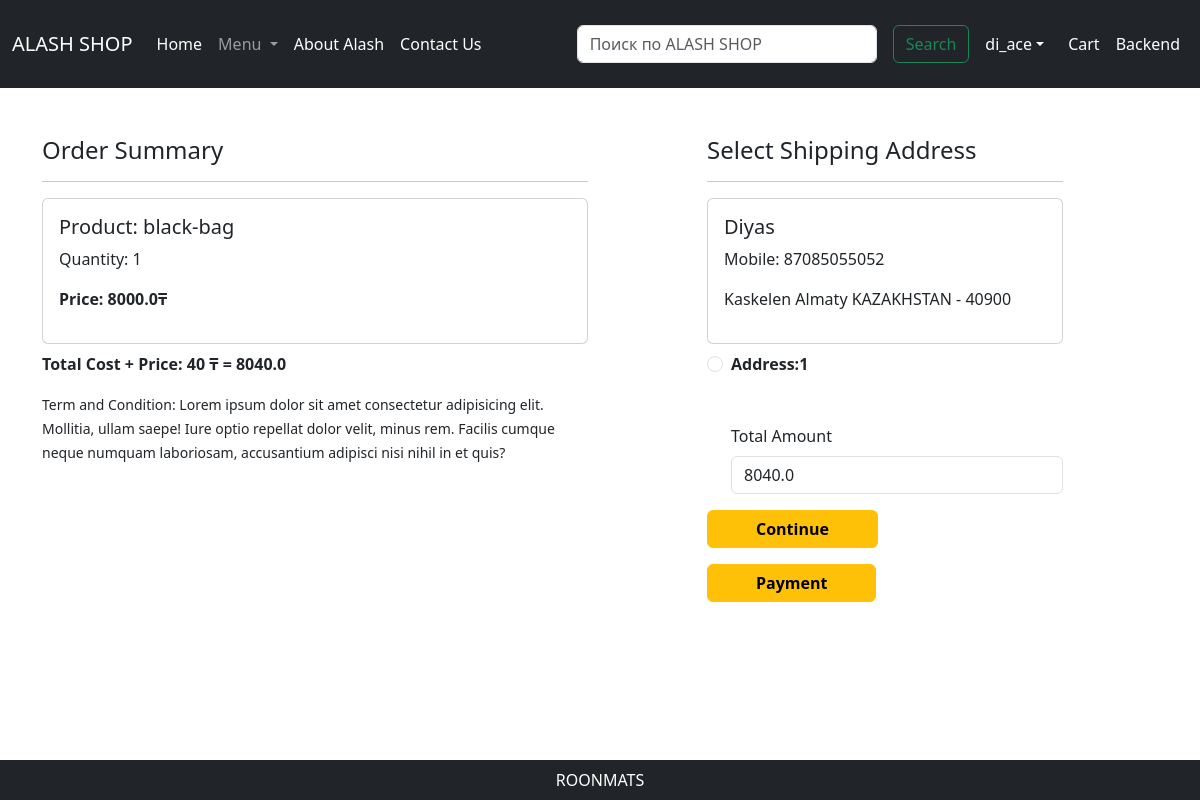
The page /checkout/ (signed in) on the database its author committed.
### app/models.py (models this page shows, shortened)
class Cart(models.Model):
    user = models.ForeignKey(User,on_delete=models.CASCADE)
    product = models.ForeignKey(Product, on_delete=models.CASCADE)
    quantity = models.PositiveIntegerField(default=1)

class Product(models.Model):
    title = models.CharField(max_length=100)
    selling_price = models.FloatField()
    discounted_price = models.FloatField()
    description = models.TextField()
    composition = models.TextField(default='')
    prodapp = models.TextField(default='')
    category = models.CharField(choices=CATEGORY_CHOICES,max_length=2)
    product_image = models.ImageField(upload_to='product')

class Customer(models.Model):
    user = models.ForeignKey(User,on_delete=models.CASCADE)
    name = models.CharField(max_length=200)
    locality = models.CharField(max_length=200)
    city = models.CharField(max_length=50)
    mobile = models.IntegerField(default=0)
    zipcode = models.IntegerField()
    state = models.CharField(choices=STATE_CHOICES,max_length=100)

### app/views.py (the view, shortened to what this page needs)
# urls.py: path('checkout/', views.checkout.as_view(), name='checkout'),
class checkout(View):
    def get(self, request):
        user = request.user
        add = Customer.objects.filter(user=user)
        cart_items = Cart.objects.filter(user=user)
        famount = 0
        for p in cart_items:
            value = p.quantity * p.product.discounted_price
            famount = famount + value
        totalamount = famount + 40
        razoramount = int(totalamount*100)
        client = razorpay.Client(auth=(settings.RAZOR_KEY_ID, settings.RAZOR_KEY_SECRET))
        data = {"amount":razoramount,"currency":"INR", "receipt":"order_rcptid_12"}
        payment_response = client.order.create(data=data)
        print(payment_response)
        order_id = payment_response['id']
        order_status = payment_response['status']
        return render(request, 'app/checkout.html', locals())

### app/templates/app/checkout.html (shortened to what this page needs)
{% extends 'app/base.html' %}
{% load static %}
{% block main-content %}
<div class="container">
  <div class="row mt-5">
    <div class="col-sm-6">
      <h4>Order Summary</h4>
      <hr>
      {% for item in cart_items %}
      <div class="card mb-2">
        <div class="card-body">
          <h5>Product: {{item.product.title}}</h5>
          <p>Quantity: {{item.quantity}}</p>
          <p class="fw-bold">Price: {{item.product.discounted_price}}₸</p>
        </div>
      </div>
      {% endfor %}
      <p class="fw-bold">Total Cost + Price: 40 ₸ = {{totalamount}}</p>
      <small>Term and Condition: Lorem ipsum dolor sit amet consectetur adipisicing elit. Mollitia, ullam saepe! Iure optio repellat dolor velit, minus rem. Facilis cumque neque numquam laboriosam, accusantium adipisci nisi nihil in et quis?</small>
    </div>
    <div class="col-sm-4 offset-sm-1">
      <h4>Select Shipping Address</h4> <hr>
      <form method="post" id="myform">
        {% for ad in add %}
        <div class="card">
          <div class="card-body">
            <h5>{{ad.name}}</h5>
            <p>Mobile: {{ad.mobile}}</p>
            <p>{{ad.locality}} {{ad.city}} {{ad.state}} - {{ad.zipcode}}</p>
          </div> </div> <div class="form-check mt-2 mb-5">
        <input class="form-check-input" type="radio" name="custid" id="custadd{{forloop.counter}}" value="{{ad.id}}">
        <label class="form-check-label fw-bold" for="custadd{{forloop.counter}}"> Address:{{forloop.counter}} </label>
        </div>
        {% endfor %}
        <div class="form-check mb-3">
          <label for="totamount" class="form-label">Total Amount</label>
          <input type="number" class="form-control" name="totamount" value={{totalamount}} readonly>
        </div>
        </form>
    </div>
    <button type="submit" class="btn btn-warning px-5 fw-bold">Continue</button>
    <button id = 'rzp-button1' type="submit" class="btn btn-warning mt-3 px-5 fw-bold">Payment</button>
</div>
</div>
{% endblock main-content %}

### app/templates/app/base.html (shortened to what this page needs)
<!DOCTYPE html>
{% load static %}
<html lang="en">
<head>
  <link rel="stylesheet" href="{% static 'app/css/owl.carousel.min.css' %}" />
  <link rel="stylesheet" href="{% static 'app/css/all.min.css' %}" />
  <link rel="stylesheet" href="{% static 'app/css/style.css' %}" />
  <link href="https://cdn.jsdelivr.net/npm/bootstrap@5.3.0-alpha3/dist/css/bootstrap.min.css" rel="stylesheet">
</head>
<body>
  <nav class="navbar navbar-expand-lg navbar-dark bg-dark">
    <div class="container-fluid">
      <a class="navbar-brand" href="#">ALASH SHOP</a>
      <div class="collapse navbar-collapse" id="navbarSupportedContent">
        <ul class="navbar-nav me-auto mb-2 mb-lg-0">
          {% if request.user.is_authenticated %}
          <li class="nav-item">
            <a class="nav-link active" aria-current="page" href="{% url 'home' %}">Home</a>
          </li>
          <li class="nav-item dropdown">
            <a class="nav-link dropdown-toggle" href="#" role="button" data-bs-toggle="dropdown" aria-expanded="false">
              Menu
            </a>
          </li>
          <li class="nav-item">
            <a class="nav-link text-white" href="{% url 'about' %}">About Alash</a>
          </li>
          <li class="nav-item">
            <a class="nav-link text-white" href="{% url 'contact' %}">Contact Us</a>
          </li>
        </ul>
        <form class="d-flex" role="search" method="get" >
        <input class="form-control me-3" style="width:300px" type="search" name="q" placeholder="Поиск по ALASH SHOP" aria-label="Search">
        <button class="btn btn-outline-success" type="submit">Search</button>
        </form>
      </div>
      <ul class="navbar-nav me-auto mb-2 mb-lg-0">
        <li class="nav-item dropdown mx-2">
          <a class="nav-link dropdown-toggle text-white" href="#" id="profileDropdown" role="button"
          data-bs-toggle="dropdown" aria-expanded="false" style="">{{request.user}}</a>
        </li>
      </ul>
        <li class="nav-item mx-2 mb-4">
          <a href="{% url 'showcart' %}" class="nav-link text-white">Cart</a>
        </li>
        <li class="nav-item mx-2 mb-4">
          <a href="#" class="nav-link text-white">Backend</a>
        </li>
      {% endif %}
    </div>
  </nav>
  {% block main-content %}{% endblock main-content %}
  <footer class="container-fluid fixed-bottom text-white bg-dark text-center p-2 mt-5">ROONMATS</footer>
</body>
</html>

### rows shown on the page
Cart: product "black-bag", quantity "1", product.discounted_price "8000.0"
Customer: name "Diyas", mobile "87085055052", locality "Kaskelen", city "Almaty", state "KAZAKHSTAN", zipcode "40900"

### other values the page prints
{{ request.user }} "di_ace"
{{ totalamount }} "8040.0"
